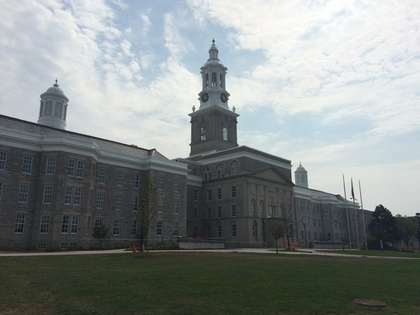
%> input picture LDP-IHT Label/image.jpg, 420 x 315 px, shrunk from 3264 x 2448 before the run
$ octave demo_bench_linear.m   (GNU Octave 9; MATLAB toolbox functions it lacks are replaced by stand-ins)
%> lines starting %> are read from the running program, lines starting %| are printed output that depends on the picture
### LDP-IHT Label/data_generate_real_linear.m
function [X, Y] = data_generate_real_linear(s, p, f_0, sigma, theta)
%Data Generation for high dimensional sparse linear regression
%Input:
%     s is the sparsity of the variable theta.
%     p is the dimensionality of the each x_i.
%     f_0 is the oversampling rate of the data size n.
%     sigma is the noise level.
%Output:
%     X is a n*p matrix.
%     Y is a p*1 response vector, where y_i=<x_i,theta>+sigma_i
%     theta is the vector we want to estimate.

n = ceil(f_0 * s * log2(p) );

X = (rand( n , p) < 0.5 )*2-1; %generate X

% [9 lines of commented-out code are left out]

noise = rand( n , 1 )*2*sigma-sigma;

Y = X*theta + noise;

end

### LDP-IHT Label/dp_iht_linear.m
function [relerror, theta_now] = dp_iht_linear(X, Y, theta, s, eta, max_iter, sigma, epsilon, iter)
%Input:
%      X is a n*p random matrix.
%      Y is a n*1 reponse vector.
%      theta is the true vector we want to estimate.
%      s is the sparsity level.
%      eta is the step size.
%      max_iter is the maximal iteration number of IHT.
%      epsilon is the privacy level.
%      sigma is the noise level.
%      iter reflects the time of experiment.
%Output:
%      relerror is ||theta_T-theta||/||theta||
if epsilon==0

   Sigma = 0;
else

   Sigma = 2*sqrt(2)*sigma*sqrt(log(1/0.001))/epsilon;

end

relerror=1;

[n, p] = size(X);

Y = Y + normrnd(0, Sigma, [n, 1]);

theta_now = normrnd(0, 1, [p, 1]);

rel_vec = zeros(max_iter, 1);

for i=1:iter

for t=1: max_iter

    theta_now = theta_now-eta*(1/n*(X.'*(X*theta_now-Y)));

    [~, sortind] = sort(abs(theta_now),'descend');

    theta_now(sortind(s+1:end)) =  0;

    %For real world image
%      if norm(theta_now)>1
%         theta_now= theta_now/norm(theta_now);
%     end


    rel_vec(t)= norm(theta_now-theta)/norm(theta);

end
%    relerror=min(min(rel_vec), relerror);
    relerror= mean(rel_vec);
end
end

### LDP-IHT Label/dp_iht_nonlinear.m
function [relerror, theta_now] = dp_iht_nonlinear(X, Y, theta, s, eta, max_iter, sigma, epsilon, iter)
%Input:
%      X is a n*p random matrix.
%      Y is a n*1 reponse vector.
%      theta is the true vector we want to estimate.
%      s is the sparsity level.
%      eta is the step size.
%      max_iter is the maximal iteration number of IHT.
%      epsilon is the privacy level.
%      sigma is the noise level.
%      iter reflects the time of experiment.
%Output:
%      relerror is ||theta_T-theta||/||theta||
if epsilon==0

   Sigma = 0;
else

   Sigma = 2*sqrt(2)*sigma*sqrt(log(1/0.001))/epsilon;

end

relerror=1;

[n, p] = size(X);

Y = Y + normrnd(0, Sigma, [n, 1]);

theta_now = zeros(p, 1);

rel_vec = zeros(max_iter, 1);

for i=1:iter

for t=1: max_iter

    factor_1= 2*X*theta_now+arrayfun(@cos, X*theta_now)-Y;

    factor_2 = 2 - arrayfun(@sin, X*theta_now);

    theta_now = theta_now-eta*1/n*(X.'* (factor_1.* factor_2));

    [~, sortind] = sort(abs(theta_now),'descend');

    theta_now(sortind(s+1:end)) =  0;

%     if norm(theta_now)>1
%       theta_now= theta_now/norm(theta_now);
%     end

    rel_vec(t)= norm(theta_now-theta)/norm(theta);

end
   relerror=mean(rel_vec);
end
end

### LDP-IHT Label/demo_bench_linear.m

s= 100;

f_0=5;

sigma = 0.05;

eta = 0.1;

epsilon = 0;
clc;

max_iter=1000;

iter = 1;

I = rgb2gray(imread('image.jpg')); %The size of the image is 2448*3264
%> I: size 315x420 uint8; min 11, max 255, mean 135.8

I= im2double(I);
%> I: size 315x420 double

[p, w] = size(I);
%> p = 315; w = 420

[U,S,V] = svd(I, 'econ');

b = svds(S,s); % returns the k largest singular values.
%> b = 100 values, max 222.2 at index 1, min 0.506 at index 100, mean 4.53

beta = b/norm(b);
%> beta = 100 values, max 0.978 at index 1, min 0.00223 at index 100, mean 0.0199

a=norm(b);
%> a = 227.2

theta = [beta; zeros( (p-s), 1)];

[X, Y] = data_generate_real_linear(s, p, f_0, sigma, theta);
%> in data_generate_real_linear, `Y = X*theta + noise;`: Y = 4150 values, max 1.6 at index 3533, min -1.57 at index 1430, mean -0.0118
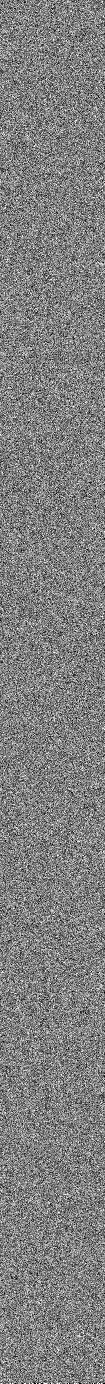
%> X: size 4150x315 double (shown at 1/3 size); values -1 (black) and 1 (white), 50% white; black in thin lines or dots


[relerror1, theta_now1] =  dp_iht_linear(X, Y, theta, s, eta, max_iter, sigma, epsilon, iter);
%> the loop in dp_iht_linear, `for i=1:iter` made 1 pass
%> relerror on pass 1: 0.157
%> after the loop in dp_iht_linear, `for i=1:iter`: rel_vec = 1000 values, max 13.68 at index 1, min 0.0101 at index 173, mean 0.157; theta_now = 315 values, max 0.978 at index 1, min -0.00178 at index 159, mean 0.00625
%> relerror1 = 0.157; theta_now1 has the same summary as theta_now in dp_iht_linear

new_image1= U*diag(theta_now1.'*a)*V.' ;

epsilon = 2;
[relerror2, theta_now2] =  dp_iht_linear(X, Y, theta, s, eta, max_iter, sigma, epsilon, iter);
%> the loop in dp_iht_linear (call 2), `for i=1:iter` made 1 pass
%> relerror on pass 1: 0.186
%> relerror2 = 0.186; theta_now2 = 315 values, max 0.978 at index 1, min -0.00632 at index 163, mean 0.00603

new_image2= U*diag(theta_now2.'*a)*V.' ;

epsilon = 2;
[relerror3, theta_now3] =  dp_iht_nonlinear(X, Y, theta, s, eta, max_iter, sigma, epsilon, iter);
%> in dp_iht_nonlinear, `Y = Y + normrnd(0, Sigma, [n, 1]);`: Y = 4150 values, max 1.76 at index 2458, min -1.78 at index 3075, mean -0.0164
%> (the run ends here)
